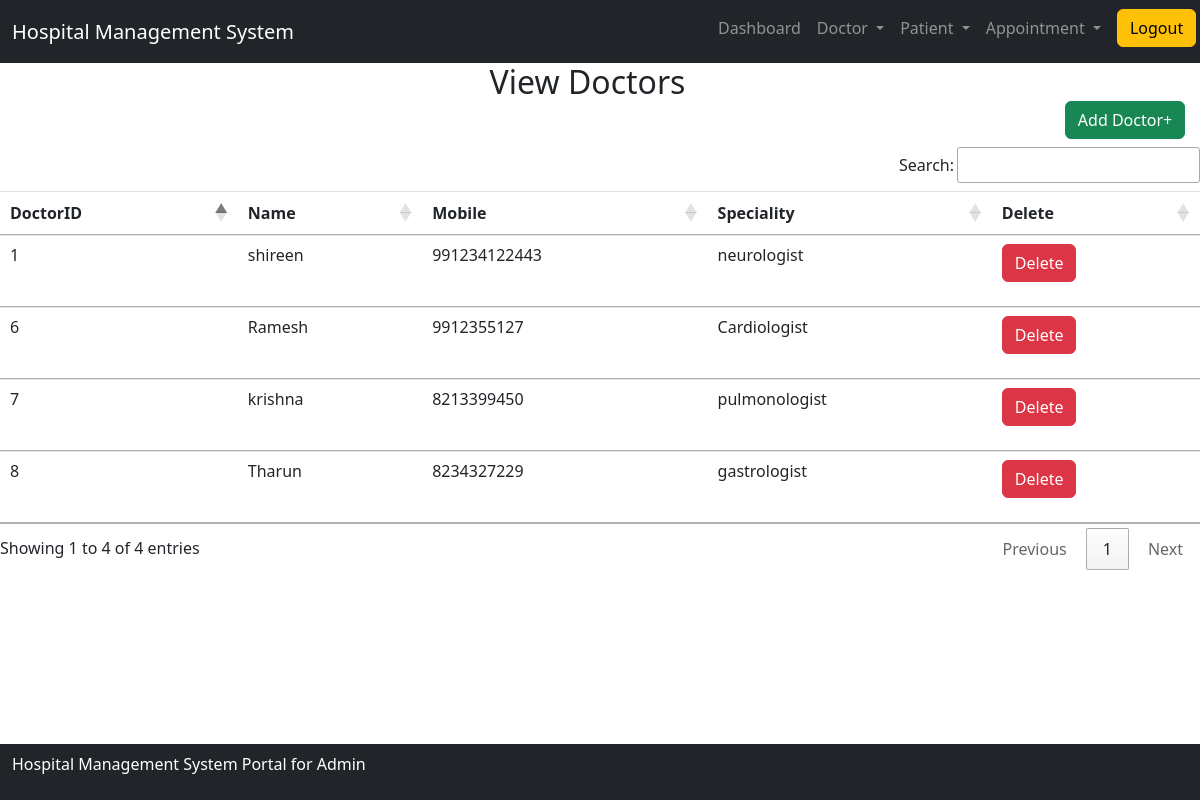
/view_doctor/ (signed in), run on the app's committed database.
### hospitalapp/models.py (models this page shows)
class Doctor(models.Model):
    Name=models.CharField(max_length=50)
    Mobile=models.IntegerField()
    Special=models.CharField(max_length=50)

### hospitalapp/views.py (the view)
# urls.py: path('view_doctor/',view_Doctor,name="view_doctor"),
def view_Doctor(request):
	if not request.user.is_staff:
		return redirect('login')
	doc=Doctor.objects.all()
	return render(request,"view_doctor.html",{"doc":doc})

### hospitalapp/templates/view_doctor.html
{% include 'base.html' %}
{% include 'navigation.html' %}
<div>
    <center><h2>View Doctors&nbsp;&nbsp;&nbsp;<a href="{% url 'add_doctor' %}" class="btn btn-success" style="margin-left:1050px;">Add Doctor+</a></h2></center>
    <table id="example" class="table table-hover">
        <thead>
            <tr>
                <th>DoctorID</th>
                <th>Name</th>
                <th>Mobile</th>
                <th>Speciality</th>
                <th>Delete</th>
            </tr>
        </thead>
        <tbody>
            {% for i in doc %}
            <tr>
            <td>{{i.id}}</td>
            <td>{{i.Name}}</td>
            <td>{{i.Mobile}}</td>
            <td>{{i.Special}}</td>
            <td><p><a href="{% url 'delete_doctor' i.id %}" onclick="return confirm('Are you sure wnat to delete?')" class="btn btn-danger">Delete</a></p></td>
            </tr>
            {% endfor %}
        </tbody>
    </table>
</div>
{% include 'footer.html' %}

### data on the page
Doctor: id "1", Name "shireen", Mobile "991234122443", Special "neurologist"
Doctor: id "6", Name "Ramesh", Mobile "9912355127", Special "Cardiologist"
Doctor: id "7", Name "krishna", Mobile "8213399450", Special "pulmonologist"
Doctor: id "8", Name "Tharun", Mobile "8234327229", Special "gastrologist"
